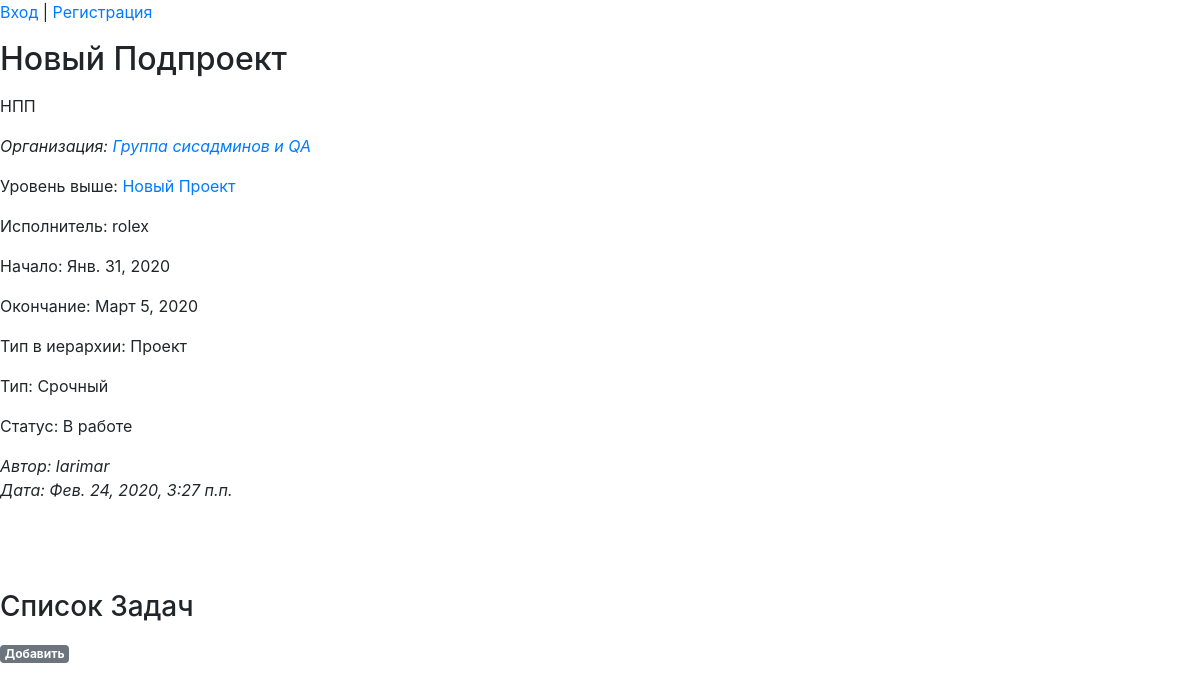
The page /projects/prj/tasks_page/6/0 on the database its author committed.
### projects/models.py (models this page shows, shortened)
class Project(MPTTModel):
    name = models.CharField("Наименование", max_length=64)
    description = RichTextUploadingField("Описание")
    datebegin = models.DateField("Начало")
    dateend = models.DateField("Окончание")
    company = models.ForeignKey('companies.Company', on_delete=models.CASCADE, related_name='resultcompany', verbose_name="Компания")
    parent = TreeForeignKey('self', null=True, blank=True, limit_choices_to={'is_active':True}, on_delete=models.CASCADE, related_name='project_children', verbose_name="Проект верхнего уровня")
    assigner = models.ForeignKey('auth.User', on_delete=models.CASCADE, related_name='project_assigner', verbose_name="Исполнитель")
    structure_type = models.ForeignKey('Dict_ProjectStructureType', limit_choices_to={'is_active':True}, on_delete=models.CASCADE, related_name='project_structure_type', verbose_name="Тип проекта в иерархии")
    type = models.ForeignKey('Dict_ProjectType', limit_choices_to={'is_active':True}, on_delete=models.CASCADE, related_name='project_type', verbose_name="Тип")
    status = models.ForeignKey('Dict_ProjectStatus', limit_choices_to={'is_active':True}, on_delete=models.CASCADE, related_name='project_status', verbose_name="Статус")
    datecreate = models.DateTimeField("Создан", auto_now_add=True)
    dateclose = models.DateTimeField("Дата закрытия", auto_now_add=False, blank=True, null=True)
    author = models.ForeignKey('auth.User', on_delete=models.CASCADE, verbose_name="Автор")
    is_active = models.BooleanField("Активность", default=True)
    class MPTTMeta:
        order_insertion_by = ['name']
    class Meta:
        verbose_name = 'Проект'
        verbose_name_plural = 'Проекты'

class Dict_ProjectStructureType(models.Model):
    name = models.CharField("Наименование", max_length=64)
    sort = models.PositiveSmallIntegerField(default=1, blank=True, null=True)
    name_lang = models.CharField("Перевод", max_length=64, blank=True, null=True)
    is_active = models.BooleanField("Активность", default=True)
    class Meta:
        ordering = ('sort',)
        verbose_name = 'Тип проектов в иерархии'
        verbose_name_plural = 'Типы проектов в иерархии'
    def __str__(self):
        return (self.name)

class Dict_ProjectType(models.Model):
    name = models.CharField("Наименование", max_length=64)
    sort = models.PositiveSmallIntegerField(default=1, blank=True, null=True)
    name_lang = models.CharField("Перевод", max_length=64, blank=True, null=True)
    is_active = models.BooleanField("Активность", default=True)
    class Meta:
        ordering = ('sort',)
        verbose_name = 'Тип проекта'
        verbose_name_plural = 'Типы проектов'
    def __str__(self):
        return (self.name)

class Dict_ProjectStatus(models.Model):
    name = models.CharField("Наименование", max_length=64)
    sort = models.PositiveSmallIntegerField(default=1, blank=True, null=True)
    name_lang = models.CharField("Перевод", max_length=64, blank=True, null=True)
    is_close = models.BooleanField("Закрывает проект", default=False)
    is_active = models.BooleanField("Активность", default=True)
    class Meta:
        ordering = ('sort',)
        verbose_name = 'Статус проекта'
        verbose_name_plural = 'Статусы проектов'
    def __str__(self):
        return (self.name)

### companies/models.py (models this page shows, shortened)
class Company(MPTTModel):
    name = models.CharField("Наименование", max_length=64)
    description = RichTextUploadingField("Описание")
    parent = TreeForeignKey('self', null=True, blank=True, limit_choices_to={'is_active':True}, on_delete=models.CASCADE, related_name='company_children', verbose_name="Головная организация")
    structure_type = models.ForeignKey('Dict_CompanyStructureType', limit_choices_to={'is_active':True}, on_delete=models.CASCADE, related_name='company_structure_type', verbose_name="Тип в оргструктуре")
    type = models.ForeignKey('Dict_CompanyType', limit_choices_to={'is_active':True}, on_delete=models.CASCADE, related_name='company_type', verbose_name="Тип")
    datecreate = models.DateTimeField("Создана", auto_now_add=True)
    author = models.ForeignKey('auth.User', on_delete=models.CASCADE, verbose_name="Автор")
    is_active = models.BooleanField("Активность", default=True)
    def __str__(self):
        return (self.name)
    class MPTTMeta:
        order_insertion_by = ['name']
    class Meta:
        verbose_name = 'Организация'
        verbose_name_plural = 'Организации'

### projects/views.py (the view)
# urls.py: path('tasks_page/<int:projectid>/<int:pk>', views.tasks, name = 'tasks'),
def tasks(request, projectid, pk):
    current_project = Project.objects.get(id=projectid)
    if pk == 0:
       current_task = 0
       tree_task_id = 0
       root_task_id = 0
       tree_task_id = 0
    else:
       current_task = Task.objects.get(id=pk)
       tree_task_id = current_task.tree_id
       root_task_id = current_task.get_root().id
       tree_task_id = current_task.tree_id
    button_project_create = ''
    button_project_update = ''
    button_task_create = ''
    button_project_create = 'Добавить'
    button_project_update = 'Изменить'
    button_task_create = 'Добавить'
    return render(request, "project_detail.html", {
                              'nodes':Task.objects.all(),
                              'current_task':current_task,
                              'root_task_id':root_task_id,
                              'tree_task_id':tree_task_id,
                              'current_project':current_project,
                              'projectid':projectid,
                              'button_project_create': button_project_create,
                              'button_project_update': button_project_update,
                              'button_task_create': button_task_create,
                                                })

### templates/project_detail.html (shortened to what this page needs)
{% extends 'base.html' %}
{% block project %}
  <div class="project-entry">
    <p><h2>{{ current_project.name }}
    </h2></p>
    <p>{% autoescape off %}{{ current_project.description }}{% endautoescape %}</p>
    <i><p>Организация: <a href="{% url 'my_project:projects' current_project.company.pk 0 %}">{{ current_project.company }}</a></p></i>
    {% if current_project.parent %}
       <p>Уровень выше: <a href="{% url 'my_project:tasks' current_project.parent.pk 0 %}">{{ current_project.parent.name }}</a></p>
    {% endif %}
    <p>Исполнитель: {{ current_project.assigner }}</p>
    <p>Начало: {{ current_project.datebegin }}</p>
    <p>Окончание: {{ current_project.dateend }}</p>
    <p>Тип в иерархии: {{ current_project.structure_type }}</p>
    <p>Тип: {{ current_project.type }}</p>
    <p>Статус: {{ current_project.status }}</p>
    <em>Автор: {{ current_project.author }}</em><br />
    <em>Дата: {{ current_project.datecreate }}</em>
    <p>&nbsp;</p>
  </div>
  <br /><br />
{% endblock project %}
{% block list %}
   <div class="task-list">
        <h3>Список Задач</h3>
        {% load mptt_tags %}
   </div>
   <div class="task-entry"></div><a href="{% url 'my_project:task_create' projectid 0 %}" class="top-menu"><span class="badge badge-secondary">{{ button_task_create }}</span></a></div>
   {% endblock list %}

### rows shown on the page
Project: name "Новый Подпроект", description "НПП", company "Группа сисадминов и QA", parent.name "Новый Проект", assigner "rolex", datebegin "Янв. 31, 2020", dateend "Март 5, 2020", structure_type "Проект", type "Срочный", status "В работе", author "larimar", datecreate "Фев. 24, 2020, 3:27 п.п."

### other values the page prints
{{ button_task_create }} "Добавить"
